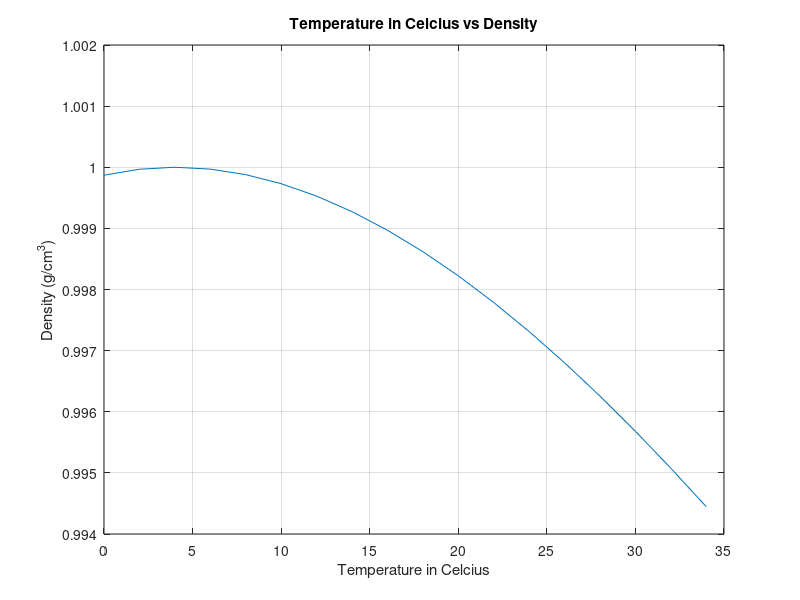

Reproduce this figure in MATLAB.
%% 1/26/19 Homework 1 question 8 
% a range of temperature values is inserted in fahrenheit, then converted to
% celcius. This is then used to calculate the density of the object at the
% different temperatures.
TF= (32:3.6:93.2);
TC= 5/9*(TF-32);
Density=5.5289e-8*TC.^3-8.5016e-6*TC.^2+6.5622e-5*TC+0.99987
%A graph of Density vs Temperature is needed so plot function used to plot
%graph. Grid on function adds grids to the plot. 
plot(TC,Density);
grid on
% a title is added and the x and y axis are labelled approprately
title('Temperature in Celcius vs Density')
ylabel('Density (g/cm^3)')
xlabel('Temperature in Celcius')
